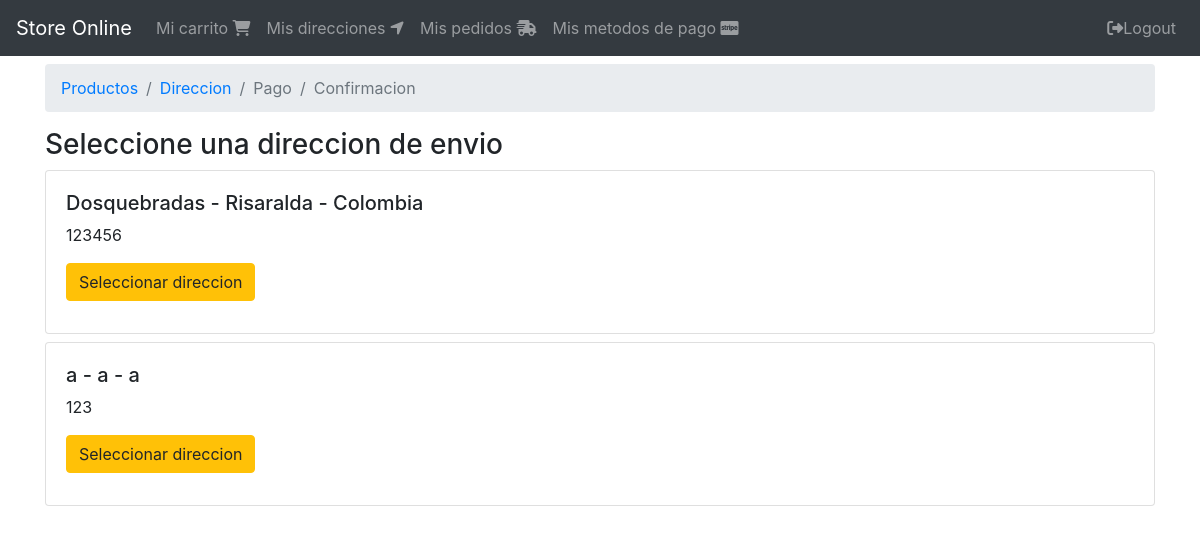
The app's page /ordenes/seleccionar/direccion (signed in) with its own data.
### shipping_address/models.py (models this page shows, shortened)
class ShippingAddress(models.Model):
    user = models.ForeignKey(User, null=False, blank=False, on_delete=models.CASCADE)
    line1 = models.CharField(max_length=200)
    line2 = models.CharField(max_length=200, blank=True)
    city = models.CharField(max_length=100)
    state = models.CharField(max_length=100)
    country = models.CharField(max_length=50)
    reference = models.CharField(max_length=300)
    postal_code = models.CharField(max_length=10, null=False, blank=False)
    default = models.BooleanField(default=False)
    create_at = models.DateTimeField(auto_now_add=True)
    @property
    def address(self):
        return '{} - {} - {}'.format(self.city, self.state, self.country)

### orders/views.py (the view)
# urls.py: path('seleccionar/direccion', views.select_address, name='select_address'),
@login_required(login_url='login')
def select_address(request):
    shipping_addresses = request.user.addresses
    return render(request, 'select_address.html', {
        'breadcrumb':breadcrumb(address=True),
        'shipping_addresses':shipping_addresses,
    })

### orders/utils.py (called while the page is built)
def breadcrumb(products=True, address=False, payment=False, confirmation=False):
    return[
        {'title': 'Productos', 'active': products, 'url':reverse('orders:order')},
        {'title': 'Direccion', 'active': address, 'url':reverse('orders:address')},
        {'title': 'Pago', 'active': payment, 'url':reverse('orders:order')},
        {'title': 'Confirmacion', 'active': confirmation, 'url':reverse('orders:confirm')},
    ]

### users/models.py (called while the page is built)
    @property
    def addresses(self):
        return self.shippingaddress_set.all()

### orders/templates/select_address.html
{% extends "base/base.html" %}
{% block breadcrumb %}
  {% include "snippets/breadcrumb.html" %}
{% endblock breadcrumb %}
{% block content %}
  <div class="col">
      <div class="h3">
          Seleccione una direccion de envio
      </div>
      <div class="mt-2">
          {% for shipping_address in shipping_addresses %}
            <div class="card mb-2">
                <div class="card-body">
                    <div class="card-title">
                        <h5>
                            {{shipping_address.address}}
                        </h5>
                        <p class="cart-title">{{shipping_address.postal_code}}</p>
                        <a href="{% url 'orders:check_address' shipping_address.pk %}" class="btn btn-warning">Seleccionar direccion</a>
                    </div>
                </div>
            </div>
          {% endfor %}
      </div>
  </div>
{% endblock content %}

### records on screen
ShippingAddress: address "Dosquebradas - Risaralda - Colombia", postal_code "123456"
ShippingAddress: address "a - a - a", postal_code "123"

### other values on screen
{{ item.title }} "Productos" "Direccion"
{{ item.title }} "Pago" "Confirmacion"
